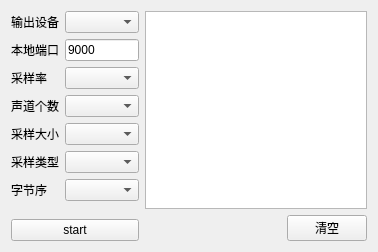
<?xml version="1.0" encoding="UTF-8"?>
<ui version="4.0">
 <class>AudioPlayForm</class>
 <widget class="QWidget" name="AudioPlayForm">
  <property name="geometry">
   <rect>
    <x>0</x>
    <y>0</y>
    <width>378</width>
    <height>252</height>
   </rect>
  </property>
  <property name="windowTitle">
   <string>Form</string>
  </property>
  <layout class="QHBoxLayout" name="horizontalLayout_2">
   <item>
    <layout class="QVBoxLayout" name="verticalLayout_2">
     <item>
      <layout class="QGridLayout" name="gridLayout">
       <item row="0" column="0">
        <widget class="QLabel" name="labOutputDevice">
         <property name="text">
          <string>输出设备</string>
         </property>
        </widget>
       </item>
       <item row="0" column="1">
        <widget class="QComboBox" name="cmbOutputDevices"/>
       </item>
       <item row="1" column="0">
        <widget class="QLabel" name="label">
         <property name="text">
          <string>本地端口</string>
         </property>
        </widget>
       </item>
       <item row="1" column="1">
        <widget class="QLineEdit" name="leLocalPort">
         <property name="text">
          <string>9000</string>
         </property>
        </widget>
       </item>
       <item row="2" column="0">
        <widget class="QLabel" name="label_3">
         <property name="text">
          <string>采样率</string>
         </property>
        </widget>
       </item>
       <item row="2" column="1">
        <widget class="QComboBox" name="cmbSampleRate"/>
       </item>
       <item row="3" column="0">
        <widget class="QLabel" name="label_4">
         <property name="text">
          <string>声道个数</string>
         </property>
        </widget>
       </item>
       <item row="3" column="1">
        <widget class="QComboBox" name="cmbChCnt"/>
       </item>
       <item row="4" column="0">
        <widget class="QLabel" name="label_5">
         <property name="text">
          <string>采样大小</string>
         </property>
        </widget>
       </item>
       <item row="4" column="1">
        <widget class="QComboBox" name="cmbSampleSize"/>
       </item>
       <item row="5" column="0">
        <widget class="QLabel" name="label_2">
         <property name="text">
          <string>采样类型</string>
         </property>
        </widget>
       </item>
       <item row="5" column="1">
        <widget class="QComboBox" name="cmbSampleType"/>
       </item>
       <item row="6" column="0">
        <widget class="QLabel" name="label_6">
         <property name="text">
          <string>字节序</string>
         </property>
        </widget>
       </item>
       <item row="6" column="1">
        <widget class="QComboBox" name="cmbByteOrder"/>
       </item>
      </layout>
     </item>
     <item>
      <spacer name="verticalSpacer">
       <property name="orientation">
        <enum>Qt::Vertical</enum>
       </property>
       <property name="sizeHint" stdset="0">
        <size>
         <width>20</width>
         <height>40</height>
        </size>
       </property>
      </spacer>
     </item>
     <item>
      <widget class="QPushButton" name="btnStart">
       <property name="text">
        <string>start</string>
       </property>
      </widget>
     </item>
    </layout>
   </item>
   <item>
    <layout class="QVBoxLayout" name="verticalLayout">
     <item>
      <widget class="QTextEdit" name="textEdit"/>
     </item>
     <item>
      <layout class="QHBoxLayout" name="horizontalLayout">
       <item>
        <spacer name="horizontalSpacer">
         <property name="orientation">
          <enum>Qt::Horizontal</enum>
         </property>
         <property name="sizeHint" stdset="0">
          <size>
           <width>40</width>
           <height>20</height>
          </size>
         </property>
        </spacer>
       </item>
       <item>
        <widget class="QPushButton" name="btnClear">
         <property name="text">
          <string>清空</string>
         </property>
        </widget>
       </item>
      </layout>
     </item>
    </layout>
   </item>
  </layout>
 </widget>
 <resources/>
 <connections/>
</ui>
